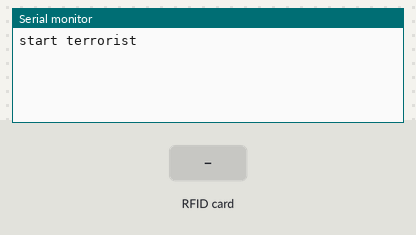
The sketch below on a simulated Arduino Uno, built with avr-gcc and run on an emulated ATmega328P. Parts: the last lines printed to the serial monitor. The inputs (shaded band) are chosen by the test bench.

Above: at 2.0 s.
2.1 s: RFID card FA F5 10 0A held to the reader
At 3.1 s:
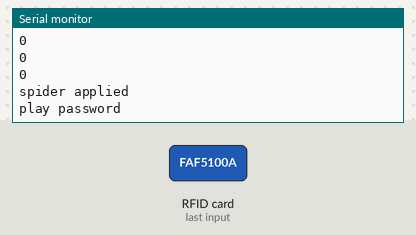
3.6 s: RFID card 5E 7A 19 C4 held to the reader
At 4.8 s:
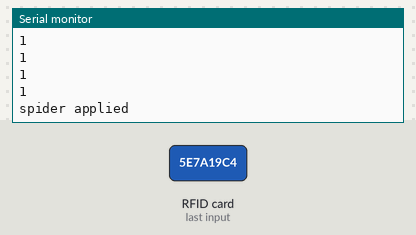

Measured:
- after the input at 2.1 s, the serial monitor: prints a new line at once (image 1)
- after the input at 3.6 s, the serial monitor: prints a new line after 0.05 s (image 2)

The sketch:

pauk2.ino
```cpp
// (licence header left out)
#include <SPI.h>
#include <MFRC522.h>

constexpr uint8_t RST_PIN = 9;     // Configurable, see typical pin layout above
constexpr uint8_t SS_PIN = 10;     // Configurable, see typical pin layout above

MFRC522 rfid(SS_PIN, RST_PIN); // Instance of the class

MFRC522::MIFARE_Key key;

// Init array that will store new NUID
byte nuidPICC[4] = {0xFA, 0xF5, 0x10, 0x0A};

// MP3
static int8_t Send_buf[8] = {0} ;

const int timeBetweenTracks = 90; // in secs

const int totalTracks = 31;
int currentTrack = 1;

#define CMD_PLAY_W_INDEX 0X03
#define CMD_SET_VOLUME 0X06
#define CMD_SEL_DEV 0X09
  #define DEV_TF 0X02
#define CMD_PLAY 0X0D
#define CMD_PAUSE 0X0E
#define CMD_STOP 0X16
#define CMD_SINGLE_CYCLE 0X19
  #define SINGLE_CYCLE_ON 0X00
  #define SINGLE_CYCLE_OFF 0X01
#define CMD_PLAY_W_VOL 0X22

#include <SoftwareSerial.h>
SoftwareSerial mp3Serial(3, 4); // RX, TX
int lastTimePlay; // in sec
int currentSec;

void setup() {
  Serial.begin(9600);
  SPI.begin(); // Init SPI bus
  rfid.PCD_Init(); // Init MFRC522

  for (byte i = 0; i < 6; i++) {
    key.keyByte[i] = 0xFF;
  }

  initMp3Player();

  /*

  Serial.println(F("This code scan the MIFARE Classsic NUID."));
  Serial.print(F("Using the following key:"));
  printHex(key.keyByte, MFRC522::MF_KEY_SIZE);
  */
  Serial.println("start terrorist");
}

void loop() {
  currentSec = millis() / 1000;
  checkForNextTrack();


  // Verify if the NUID has been readed
  if ( rfid.PICC_IsNewCardPresent() && rfid.PICC_ReadCardSerial()) {
    MFRC522::PICC_Type piccType = rfid.PICC_GetType(rfid.uid.sak);

    Serial.println("reading rfid");
//    Serial.println("reading rfid");

    if (

      !(piccType != MFRC522::PICC_TYPE_MIFARE_MINI &&
         piccType != MFRC522::PICC_TYPE_MIFARE_1K &&
         piccType != MFRC522::PICC_TYPE_MIFARE_4K)) {
      //Serial.println(F("Your tag is not of type MIFARE Classic."));
      //return;
      //*
        Serial.println(F("The NUID tag is:"));
    Serial.print(F("In hex: "));
    printHex(rfid.uid.uidByte, rfid.uid.size);
    Serial.println();
    Serial.print(F("In dec: "));
    printDec(rfid.uid.uidByte, rfid.uid.size);
    Serial.println();
       //*/
      if(isUidMatched(rfid.uid.uidByte, nuidPICC)){
          Serial.println("spider applied");
          playPassword();

      }


      rfid.PICC_HaltA();
      rfid.PCD_StopCrypto1();
    }


    delay(50);


  }


}

boolean isUidMatched(byte *uidByte, byte *nuidPICC){
  Serial.println(uidByte[0] != nuidPICC[0]);
  Serial.println(uidByte[1] != nuidPICC[1]);
  Serial.println(uidByte[2] != nuidPICC[2]);
  Serial.println(uidByte[3] != nuidPICC[3]);

  return true;

  if (uidByte[0] != nuidPICC[0] ||
    uidByte[1] != nuidPICC[1]

    //uidByte[2] != nuidPICC[2] ||
    //uidByte[3] != nuidPICC[3]
    ) {
       Serial.println("no match");
       return false;
    }

    Serial.println("match");

    return true;
}


/**
 * Helper routine to dump a byte array as hex values to Serial.
 */
void printHex(byte *buffer, byte bufferSize) {
  for (byte i = 0; i < bufferSize; i++) {
    Serial.print(buffer[i] < 0x10 ? " 0" : " ");
    Serial.print(buffer[i], HEX);
  }
}

/**
 * Helper routine to dump a byte array as dec values to Serial.
 */
void printDec(byte *buffer, byte bufferSize) {
  for (byte i = 0; i < bufferSize; i++) {
    Serial.print(buffer[i] < 0x10 ? " 0" : " ");
    Serial.print(buffer[i], DEC);
  }
}


void initMp3Player(){
  lastTimePlay = millis() / 1000;
  currentSec = millis() / 1000;
  //pinMode(songs, INPUT_PULLUP);
  //pinMode(alarm, INPUT);
  //Serial1.begin(9600);
  mp3Serial.begin(9600);
  delay(500);//Wait chip initialization is complete
  sendCommand(CMD_SEL_DEV, DEV_TF);//select the TF card
  delay(200);//wait for 200ms
  //sendCommand(CMD_SET_VOLUME, 0X0F);//установить громкость в 15 (50%)
  sendCommand(CMD_SET_VOLUME, 0X16);//установить громкость в x1E=30 (100%)


  //sendCommand(0X17, 0X0102);//запустить зацикленное проигрывание содержимого папки "/01"
  //sendCommand(CMD_SINGLE_CYCLE, SINGLE_CYCLE_OFF);//запустить зацикленное проигрывание содержимого папки "/01"
  int songCode = word(0x01,1);
  sendCommand(0X0F, songCode);// играем трек 001 из папки 01
}

void checkForNextTrack(){

  if( currentSec - lastTimePlay > timeBetweenTracks){
    lastTimePlay = currentSec;
    currentTrack++;
    if(currentTrack > totalTracks){//totalTracks){
      currentTrack = 1;
    }

    int songCode = word(0x01, currentTrack);
    sendCommand(0X0F, songCode);// играем трек 001 из папки 01

  }
}

int passwordPlayingTime = 0;
void playPassword(){
  //if(passwordIsPlaying)
  if(currentSec - passwordPlayingTime < 0){
    return;
  }
  Serial.println("play password");
  // stop current track
  sendCommand(CMD_STOP, 0x00);//select the TF card
  // playing password track
  int songCode = word(0x02, 0x01);
  sendCommand(0X0F, songCode);// играем трек 001 из папки 02
  passwordPlayingTime = currentSec + 20;
  lastTimePlay = currentSec + 30;

}

void sendCommand(int8_t command, int16_t dat)
{
  delay(20);
  Send_buf[0] = 0x7e; //starting byte
  Send_buf[1] = 0xff; //version
  Send_buf[2] = 0x06; //the number of bytes of the command without starting byte and ending byte
  Send_buf[3] = command; //
  Send_buf[4] = 0x00;//0x00 = no feedback, 0x01 = feedback
  Send_buf[5] = (int8_t)(dat >> 8);//datah
  Send_buf[6] = (int8_t)(dat); //datal
  Send_buf[7] = 0xef; //ending byte
  for(uint8_t i=0; i<8; i++)//
  {
    mp3Serial.write(Send_buf[i]) ;
  }
}
```
